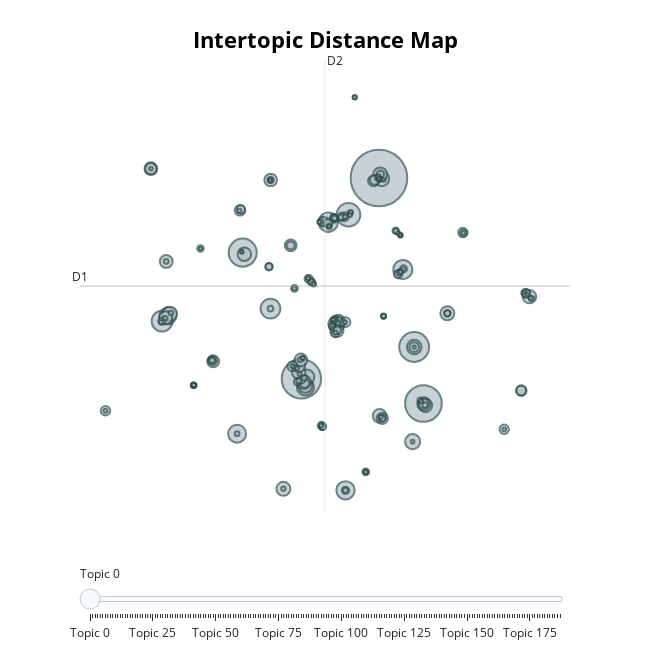

Notebook source saved alongside this figure:
### Code cell
topic_model.visualize_topics()

### Figure 1 — Plotly figure (JSON) as saved in the notebook; plotly's stock layout.template omitted (floating-point values rounded to 4 significant figures; data arrays with more than 128 entries replaced by an {"elided": "..."} marker saying what was removed)
{"data": [{"customdata": {"elided": "188x3 mixed values"}, "hovertemplate": "<b>Topic %{customdata[0]}</b><br>%{customdata[1]}<br>Size: %{customdata[2]}", "legendgroup": "", "marker": {"color": "#B0BEC5", "size": {"elided": "188 int values"}, "sizemode": "area", "sizeref": 1.829, "symbol": "circle", "line": {"color": "DarkSlateGrey", "width": 2}}, "mode": "markers", "name": "", "orientation": "v", "showlegend": false, "x": {"elided": "188 float values"}, "xaxis": "x", "y": {"elided": "188 float values"}, "yaxis": "y", "type": "scatter"}], "layout": {"xaxis": {"anchor": "y", "domain": [0.0, 1.0], "title": {"text": ""}, "visible": false, "range": [-15.25, 23.05]}, "yaxis": {"anchor": "x", "domain": [0.0, 1.0], "title": {"text": ""}, "visible": false, "range": [-13.8, 23.74]}, "legend": {"tracegroupgap": 0, "itemsizing": "constant"}, "margin": {"t": 60}, "title": {"font": {"size": 22, "color": "Black"}, "text": "<b>Intertopic Distance Map</b>", "y": 0.95, "x": 0.5, "xanchor": "center", "yanchor": "top"}, "hoverlabel": {"font": {"size": 16, "family": "Rockwell"}, "bgcolor": "white"}, "width": 650, "height": 650, "sliders": [{"active": 0, "pad": {"t": 50}, "steps": [{"args": [{"marker.color": {"elided": "1x188 str values"}}], "label": "Topic 0", "method": "update"}, {"args": [{"marker.color": {"elided": "1x188 str values"}}], "label": "Topic 1", "method": "update"}, {"args": [{"marker.color": {"elided": "1x188 str values"}}], "label": "Topic 2", "method": "update"}, {"args": [{"marker.color": {"elided": "1x188 str values"}}], "label": "Topic 3", "method": "update"}, {"args": [{"marker.color": {"elided": "1x188 str values"}}], "label": "Topic 4", "method": "update"}, {"args": [{"marker.color": {"elided": "1x188 str values"}}], "label": "Topic 5", "method": "update"}, {"args": [{"marker.color": {"elided": "1x188 str values"}}], "label": "Topic 6", "method": "update"}, {"args": [{"marker.color": {"elided": "1x188 str values"}}], "label": "Topic 7", "method": "update"}, {"args": [{"marker.color": {"elided": "1x188 str values"}}], "label": "Topic 8", "method": "update"}, {"args": [{"marker.color": {"elided": "1x188 str values"}}], "label": "Topic 9", "method": "update"}, {"args": [{"marker.color": {"elided": "1x188 str values"}}], "label": "Topic 10", "method": "update"}, {"args": [{"marker.color": {"elided": "1x188 str values"}}], "label": "Topic 11", "method": "update"}, {"args": [{"marker.color": {"elided": "1x188 str values"}}], "label": "Topic 12", "method": "update"}, {"args": [{"marker.color": {"elided": "1x188 str values"}}], "label": "Topic 13", "method": "update"}, {"args": [{"marker.color": {"elided": "1x188 str values"}}], "label": "Topic 14", "method": "update"}, {"args": [{"marker.color": {"elided": "1x188 str values"}}], "label": "Topic 15", "method": "update"}, {"args": [{"marker.color": {"elided": "1x188 str values"}}], "label": "Topic 16", "method": "update"}, {"args": [{"marker.color": {"elided": "1x188 str values"}}], "label": "Topic 17", "method": "update"}, {"args": [{"marker.color": {"elided": "1x188 str values"}}], "label": "Topic 18", "method": "update"}, {"args": [{"marker.color": {"elided": "1x188 str values"}}], "label": "Topic 19", "method": "update"}, {"args": [{"marker.color": {"elided": "1x188 str values"}}], "label": "Topic 20", "method": "update"}, {"args": [{"marker.color": {"elided": "1x188 str values"}}], "label": "Topic 21", "method": "update"}, {"args": [{"marker.color": {"elided": "1x188 str values"}}], "label": "Topic 22", "method": "update"}, {"args": [{"marker.color": {"elided": "1x188 str values"}}], "label": "Topic 23", "method": "update"}, {"args": [{"marker.color": {"elided": "1x188 str values"}}], "label": "Topic 24", "method": "update"}, {"args": [{"marker.color": {"elided": "1x188 str values"}}], "label": "Topic 25", "method": "update"}, {"args": [{"marker.color": {"elided": "1x188 str values"}}], "label": "Topic 26", "method": "update"}, {"args": [{"marker.color": {"elided": "1x188 str values"}}], "label": "Topic 27", "method": "update"}, {"args": [{"marker.color": {"elided": "1x188 str values"}}], "label": "Topic 28", "method": "update"}, {"args": [{"marker.color": {"elided": "1x188 str values"}}], "label": "Topic 29", "method": "update"}, {"args": [{"marker.color": {"elided": "1x188 str values"}}], "label": "Topic 30", "method": "update"}, {"args": [{"marker.color": {"elided": "1x188 str values"}}], "label": "Topic 31", "method": "update"}, {"args": [{"marker.color": {"elided": "1x188 str values"}}], "label": "Topic 32", "method": "update"}, {"args": [{"marker.color": {"elided": "1x188 str values"}}], "label": "Topic 33", "method": "update"}, {"args": [{"marker.color": {"elided": "1x188 str values"}}], "label": "Topic 34", "method": "update"}, {"args": [{"marker.color": {"elided": "1x188 str values"}}], "label": "Topic 35", "method": "update"}, {"args": [{"marker.color": {"elided": "1x188 str values"}}], "label": "Topic 36", "method": "update"}, {"args": [{"marker.color": {"elided": "1x188 str values"}}], "label": "Topic 37", "method": "update"}, {"args": [{"marker.color": {"elided": "1x188 str values"}}], "label": "Topic 38", "method": "update"}, {"args": [{"marker.color": {"elided": "1x188 str values"}}], "label": "Topic 39", "method": "update"}, {"args": [{"marker.color": {"elided": "1x188 str values"}}], "label": "Topic 40", "method": "update"}, {"args": [{"marker.color": {"elided": "1x188 str values"}}], "label": "Topic 41", "method": "update"}, {"args": [{"marker.color": {"elided": "1x188 str values"}}], "label": "Topic 42", "method": "update"}, {"args": [{"marker.color": {"elided": "1x188 str values"}}], "label": "Topic 43", "method": "update"}, {"args": [{"marker.color": {"elided": "1x188 str values"}}], "label": "Topic 44", "method": "update"}, {"args": [{"marker.color": {"elided": "1x188 str values"}}], "label": "Topic 45", "method": "update"}, {"args": [{"marker.color": {"elided": "1x188 str values"}}], "label": "Topic 46", "method": "update"}, {"args": [{"marker.color": {"elided": "1x188 str values"}}], "label": "Topic 47", "method": "update"}, {"args": [{"marker.color": {"elided": "1x188 str values"}}], "label": "Topic 48", "method": "update"}, {"args": [{"marker.color": {"elided": "1x188 str values"}}], "label": "Topic 49", "method": "update"}, {"args": [{"marker.color": {"elided": "1x188 str values"}}], "label": "Topic 50", "method": "update"}, {"args": [{"marker.color": {"elided": "1x188 str values"}}], "label": "Topic 51", "method": "update"}, {"args": [{"marker.color": {"elided": "1x188 str values"}}], "label": "Topic 52", "method": "update"}, {"args": [{"marker.color": {"elided": "1x188 str values"}}], "label": "Topic 53", "method": "update"}, {"args": [{"marker.color": {"elided": "1x188 str values"}}], "label": "Topic 54", "method": "update"}, {"args": [{"marker.color": {"elided": "1x188 str values"}}], "label": "Topic 55", "method": "update"}, {"args": [{"marker.color": {"elided": "1x188 str values"}}], "label": "Topic 56", "method": "update"}, {"args": [{"marker.color": {"elided": "1x188 str values"}}], "label": "Topic 57", "method": "update"}, {"args": [{"marker.color": {"elided": "1x188 str values"}}], "label": "Topic 58", "method": "update"}, {"args": [{"marker.color": {"elided": "1x188 str values"}}], "label": "Topic 59", "method": "update"}, {"args": [{"marker.color": {"elided": "1x188 str values"}}], "label": "Topic 60", "method": "update"}, {"args": [{"marker.color": {"elided": "1x188 str values"}}], "label": "Topic 61", "method": "update"}, {"args": [{"marker.color": {"elided": "1x188 str values"}}], "label": "Topic 62", "method": "update"}, {"args": [{"marker.color": {"elided": "1x188 str values"}}], "label": "Topic 63", "method": "update"}, {"args": [{"marker.color": {"elided": "1x188 str values"}}], "label": "Topic 64", "method": "update"}, {"args": [{"marker.color": {"elided": "1x188 str values"}}], "label": "Topic 65", "method": "update"}, {"args": [{"marker.color": {"elided": "1x188 str values"}}], "label": "Topic 66", "method": "update"}, {"args": [{"marker.color": {"elided": "1x188 str values"}}], "label": "Topic 67", "method": "update"}, {"args": [{"marker.color": {"elided": "1x188 str values"}}], "label": "Topic 68", "method": "update"}, {"args": [{"marker.color": {"elided": "1x188 str values"}}], "label": "Topic 69", "method": "update"}, {"args": [{"marker.color": {"elided": "1x188 str values"}}], "label": "Topic 70", "method": "update"}, {"args": [{"marker.color": {"elided": "1x188 str values"}}], "label": "Topic 71", "method": "update"}, {"args": [{"marker.color": {"elided": "1x188 str values"}}], "label": "Topic 72", "method": "update"}, {"args": [{"marker.color": {"elided": "1x188 str values"}}], "label": "Topic 73", "method": "update"}, {"args": [{"marker.color": {"elided": "1x188 str values"}}], "label": "Topic 74", "method": "update"}, {"args": [{"marker.color": {"elided": "1x188 str values"}}], "label": "Topic 75", "method": "update"}, {"args": [{"marker.color": {"elided": "1x188 str values"}}], "label": "Topic 76", "method": "update"}, {"args": [{"marker.color": {"elided": "1x188 str values"}}], "label": "Topic 77", "method": "update"}, {"args": [{"marker.color": {"elided": "1x188 str values"}}], "label": "Topic 78", "method": "update"}, {"args": [{"marker.color": {"elided": "1x188 str values"}}], "label": "Topic 79", "method": "update"}, {"args": [{"marker.color": {"elided": "1x188 str values"}}], "label": "Topic 80", "method": "update"}, {"args": [{"marker.color": {"elided": "1x188 str values"}}], "label": "Topic 81", "method": "update"}, {"args": [{"marker.color": {"elided": "1x188 str values"}}], "label": "Topic 82", "method": "update"}, {"args": [{"marker.color": {"elided": "1x188 str values"}}], "label": "Topic 83", "method": "update"}, {"args": [{"marker.color": {"elided": "1x188 str values"}}], "label": "Topic 84", "method": "update"}, {"args": [{"marker.color": {"elided": "1x188 str values"}}], "label": "Topic 85", "method": "update"}, {"args": [{"marker.color": {"elided": "1x188 str values"}}], "label": "Topic 86", "method": "update"}, {"args": [{"marker.color": {"elided": "1x188 str values"}}], "label": "Topic 87", "method": "update"}, {"args": [{"marker.color": {"elided": "1x188 str values"}}], "label": "Topic 88", "method": "update"}, {"args": [{"marker.color": {"elided": "1x188 str values"}}], "label": "Topic 89", "method": "update"}, {"args": [{"marker.color": {"elided": "1x188 str values"}}], "label": "Topic 90", "method": "update"}, {"args": [{"marker.color": {"elided": "1x188 str values"}}], "label": "Topic 91", "method": "update"}, {"args": [{"marker.color": {"elided": "1x188 str values"}}], "label": "Topic 92", "method": "update"}, {"args": [{"marker.color": {"elided": "1x188 str values"}}], "label": "Topic 93", "method": "update"}, {"args": [{"marker.color": {"elided": "1x188 str values"}}], "label": "Topic 94", "method": "update"}, {"args": [{"marker.color": {"elided": "1x188 str values"}}], "label": "Topic 95", "method": "update"}, {"args": [{"marker.color": {"elided": "1x188 str values"}}], "label": "Topic 96", "method": "update"}, {"args": [{"marker.color": {"elided": "1x188 str values"}}], "label": "Topic 97", "method": "update"}, {"args": [{"marker.color": {"elided": "1x188 str values"}}], "label": "Topic 98", "method": "update"}, {"args": [{"marker.color": {"elided": "1x188 str values"}}], "label": "Topic 99", "method": "update"}, {"args": [{"marker.color": {"elided": "1x188 str values"}}], "label": "Topic 100", "method": "update"}, {"args": [{"marker.color": {"elided": "1x188 str values"}}], "label": "Topic 101", "method": "update"}, {"args": [{"marker.color": {"elided": "1x188 str values"}}], "label": "Topic 102", "method": "update"}, {"args": [{"marker.color": {"elided": "1x188 str values"}}], "label": "Topic 103", "method": "update"}, {"args": [{"marker.color": {"elided": "1x188 str values"}}], "label": "Topic 104", "method": "update"}, {"args": [{"marker.color": {"elided": "1x188 str values"}}], "label": "Topic 105", "method": "update"}, {"args": [{"marker.color": {"elided": "1x188 str values"}}], "label": "Topic 106", "method": "update"}, {"args": [{"marker.color": {"elided": "1x188 str values"}}], "label": "Topic 107", "method": "update"}, {"args": [{"marker.color": {"elided": "1x188 str values"}}], "label": "Topic 108", "method": "update"}, {"args": [{"marker.color": {"elided": "1x188 str values"}}], "label": "Topic 109", "method": "update"}, {"args": [{"marker.color": {"elided": "1x188 str values"}}], "label": "Topic 110", "method": "update"}, {"args": [{"marker.color": {"elided": "1x188 str values"}}], "label": "Topic 111", "method": "update"}, {"args": [{"marker.color": {"elided": "1x188 str values"}}], "label": "Topic 112", "method": "update"}, {"args": [{"marker.color": {"elided": "1x188 str values"}}], "label": "Topic 113", "method": "update"}, {"args": [{"marker.color": {"elided": "1x188 str values"}}], "label": "Topic 114", "method": "update"}, {"args": [{"marker.color": {"elided": "1x188 str values"}}], "label": "Topic 115", "method": "update"}, {"args": [{"marker.color": {"elided": "1x188 str values"}}], "label": "Topic 116", "method": "update"}, {"args": [{"marker.color": {"elided": "1x188 str values"}}], "label": "Topic 117", "method": "update"}, {"args": [{"marker.color": {"elided": "1x188 str values"}}], "label": "Topic 118", "method": "update"}, {"args": [{"marker.color": {"elided": "1x188 str values"}}], "label": "Topic 119", "method": "update"}, {"args": [{"marker.color": {"elided": "1x188 str values"}}], "label": "Topic 120", "method": "update"}, {"args": [{"marker.color": {"elided": "1x188 str values"}}], "label": "Topic 121", "method": "update"}, {"args": [{"marker.color": {"elided": "1x188 str values"}}], "label": "Topic 122", "method": "update"}, {"args": [{"marker.color": {"elided": "1x188 str values"}}], "label": "Topic 123", "method": "update"}, {"args": [{"marker.color": {"elided": "1x188 str values"}}], "label": "Topic 124", "method": "update"}, {"args": [{"marker.color": {"elided": "1x188 str values"}}], "label": "Topic 125", "method": "update"}, {"args": [{"marker.color": {"elided": "1x188 str values"}}], "label": "Topic 126", "method": "update"}, {"args": [{"marker.color": {"elided": "1x188 str values"}}], "label": "Topic 127", "method": "update"}, {"args": [{"marker.color": {"elided": "1x188 str values"}}], "label": "Topic 128", "method": "update"}, {"args": [{"marker.color": {"elided": "1x188 str values"}}], "label": "Topic 129", "method": "update"}, {"args": [{"marker.color": {"elided": "1x188 str values"}}], "label": "Topic 130", "method": "update"}, {"args": [{"marker.color": {"elided": "1x188 str values"}}], "label": "Topic 131", "method": "update"}, {"args": [{"marker.color": {"elided": "1x188 str values"}}], "label": "Topic 132", "method": "update"}, {"args": [{"marker.color": {"elided": "1x188 str values"}}], "label": "Topic 133", "method": "update"}, {"args": [{"marker.color": {"elided": "1x188 str values"}}], "label": "Topic 134", "method": "update"}, {"args": [{"marker.color": {"elided": "1x188 str values"}}], "label": "Topic 135", "method": "update"}, {"args": [{"marker.color": {"elided": "1x188 str values"}}], "label": "Topic 136", "method": "update"}, {"args": [{"marker.color": {"elided": "1x188 str values"}}], "label": "Topic 137", "method": "update"}, {"args": [{"marker.color": {"elided": "1x188 str values"}}], "label": "Topic 138", "method": "update"}, {"args": [{"marker.color": {"elided": "1x188 str values"}}], "label": "Topic 139", "method": "update"}, {"args": [{"marker.color": {"elided": "1x188 str values"}}], "label": "Topic 140", "method": "update"}, {"args": [{"marker.color": {"elided": "1x188 str values"}}], "label": "Topic 141", "method": "update"}, {"args": [{"marker.color": {"elided": "1x188 str values"}}], "label": "Topic 142", "method": "update"}, {"args": [{"marker.color": {"elided": "1x188 str values"}}], "label": "Topic 143", "method": "update"}, {"args": [{"marker.color": {"elided": "1x188 str values"}}], "label": "Topic 144", "method": "update"}, {"args": [{"marker.color": {"elided": "1x188 str values"}}], "label": "Topic 145", "method": "update"}, {"args": [{"marker.color": {"elided": "1x188 str values"}}], "label": "Topic 146", "method": "update"}, {"args": [{"marker.color": {"elided": "1x188 str values"}}], "label": "Topic 147", "method": "update"}, {"args": [{"marker.color": {"elided": "1x188 str values"}}], "label": "Topic 148", "method": "update"}, {"args": [{"marker.color": {"elided": "1x188 str values"}}], "label": "Topic 149", "method": "update"}, {"args": [{"marker.color": {"elided": "1x188 str values"}}], "label": "Topic 150", "method": "update"}, {"args": [{"marker.color": {"elided": "1x188 str values"}}], "label": "Topic 151", "method": "update"}, {"args": [{"marker.color": {"elided": "1x188 str values"}}], "label": "Topic 152", "method": "update"}, {"args": [{"marker.color": {"elided": "1x188 str values"}}], "label": "Topic 153", "method": "update"}, {"args": [{"marker.color": {"elided": "1x188 str values"}}], "label": "Topic 154", "method": "update"}, {"args": [{"marker.color": {"elided": "1x188 str values"}}], "label": "Topic 155", "method": "update"}, {"args": [{"marker.color": {"elided": "1x188 str values"}}], "label": "Topic 156", "method": "update"}, {"args": [{"marker.color": {"elided": "1x188 str values"}}], "label": "Topic 157", "method": "update"}, {"args": [{"marker.color": {"elided": "1x188 str values"}}], "label": "Topic 158", "method": "update"}, {"args": [{"marker.color": {"elided": "1x188 str values"}}], "label": "Topic 159", "method": "update"}, {"args": [{"marker.color": {"elided": "1x188 str values"}}], "label": "Topic 160", "method": "update"}, {"args": [{"marker.color": {"elided": "1x188 str values"}}], "label": "Topic 161", "method": "update"}, {"args": [{"marker.color": {"elided": "1x188 str values"}}], "label": "Topic 162", "method": "update"}, {"args": [{"marker.color": {"elided": "1x188 str values"}}], "label": "Topic 163", "method": "update"}, {"args": [{"marker.color": {"elided": "1x188 str values"}}], "label": "Topic 164", "method": "update"}, {"args": [{"marker.color": {"elided": "1x188 str values"}}], "label": "Topic 165", "method": "update"}, {"args": [{"marker.color": {"elided": "1x188 str values"}}], "label": "Topic 166", "method": "update"}, {"args": [{"marker.color": {"elided": "1x188 str values"}}], "label": "Topic 167", "method": "update"}, {"args": [{"marker.color": {"elided": "1x188 str values"}}], "label": "Topic 168", "method": "update"}, {"args": [{"marker.color": {"elided": "1x188 str values"}}], "label": "Topic 169", "method": "update"}, {"args": [{"marker.color": {"elided": "1x188 str values"}}], "label": "Topic 170", "method": "update"}, {"args": [{"marker.color": {"elided": "1x188 str values"}}], "label": "Topic 171", "method": "update"}, {"args": [{"marker.color": {"elided": "1x188 str values"}}], "label": "Topic 172", "method": "update"}, {"args": [{"marker.color": {"elided": "1x188 str values"}}], "label": "Topic 173", "method": "update"}, {"args": [{"marker.color": {"elided": "1x188 str values"}}], "label": "Topic 174", "method": "update"}, {"args": [{"marker.color": {"elided": "1x188 str values"}}], "label": "Topic 175", "method": "update"}, {"args": [{"marker.color": {"elided": "1x188 str values"}}], "label": "Topic 176", "method": "update"}, {"args": [{"marker.color": {"elided": "1x188 str values"}}], "label": "Topic 177", "method": "update"}, {"args": [{"marker.color": {"elided": "1x188 str values"}}], "label": "Topic 178", "method": "update"}, {"args": [{"marker.color": {"elided": "1x188 str values"}}], "label": "Topic 179", "method": "update"}, {"args": [{"marker.color": {"elided": "1x188 str values"}}], "label": "Topic 180", "method": "update"}, {"args": [{"marker.color": {"elided": "1x188 str values"}}], "label": "Topic 181", "method": "update"}, {"args": [{"marker.color": {"elided": "1x188 str values"}}], "label": "Topic 182", "method": "update"}, {"args": [{"marker.color": {"elided": "1x188 str values"}}], "label": "Topic 183", "method": "update"}, {"args": [{"marker.color": {"elided": "1x188 str values"}}], "label": "Topic 184", "method": "update"}, {"args": [{"marker.color": {"elided": "1x188 str values"}}], "label": "Topic 185", "method": "update"}, {"args": [{"marker.color": {"elided": "1x188 str values"}}], "label": "Topic 186", "method": "update"}, {"args": [{"marker.color": {"elided": "1x188 str values"}}], "label": "Topic 187", "method": "update"}]}], "shapes": [{"line": {"color": "#CFD8DC", "width": 2}, "type": "line", "x0": 3.902, "x1": 3.902, "y0": -13.8, "y1": 23.74}, {"line": {"color": "#9E9E9E", "width": 2}, "type": "line", "x0": -15.25, "x1": 23.05, "y0": 4.97, "y1": 4.97}], "annotations": [{"showarrow": false, "text": "D1", "x": -15.25, "y": 4.97, "yshift": 10}, {"showarrow": false, "text": "D2", "x": 3.902, "xshift": 10, "y": 23.74}]}}
